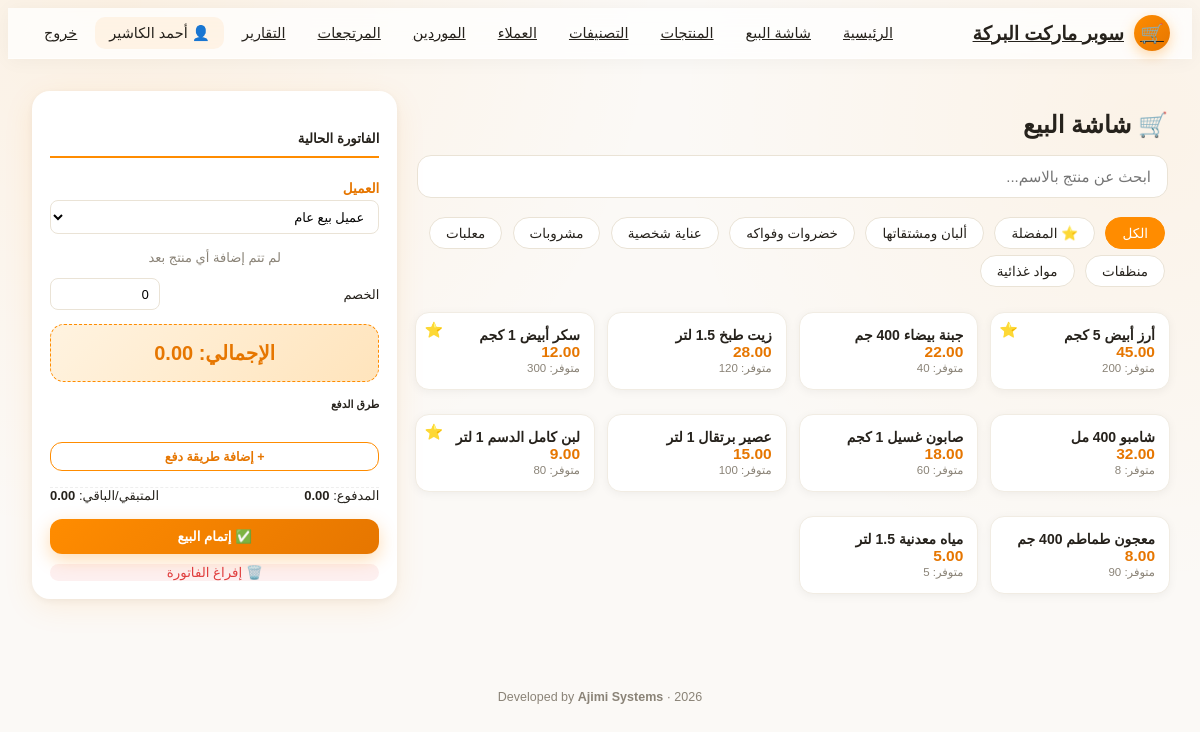
Page /sales/pos.php (signed in) on the committed database.
### tables this page shows
CREATE TABLE IF NOT EXISTS categories (
    id INT AUTO_INCREMENT PRIMARY KEY,
    name VARCHAR(100) NOT NULL
);

CREATE TABLE IF NOT EXISTS products (
    id INT AUTO_INCREMENT PRIMARY KEY,
    name VARCHAR(150) NOT NULL,
    category_id INT NULL,
    unit_price DECIMAL(10,2) NOT NULL DEFAULT 0,
    cost_price DECIMAL(10,2) NOT NULL DEFAULT 0,
    quantity INT NOT NULL DEFAULT 0,
    min_quantity INT NOT NULL DEFAULT 10,
    expiry_date DATE NOT NULL,
    barcode VARCHAR(50),
    description TEXT,
    image VARCHAR(255),
    is_favorite TINYINT(1) DEFAULT 0,
    active TINYINT(1) DEFAULT 1,
    supplier_id INT NULL,
    created_at TIMESTAMP DEFAULT CURRENT_TIMESTAMP,
    FOREIGN KEY (category_id) REFERENCES categories(id) ON DELETE SET NULL,
    FOREIGN KEY (supplier_id) REFERENCES suppliers(id) ON DELETE SET NULL
);

### sales/pos.php (the view, shortened to what this page needs)
<?php
require_once __DIR__ . '/../includes/functions.php';
$products = $pdo->query("
    SELECT m.id, m.name, m.unit_price, m.quantity, m.is_favorite, m.category_id, m.image
    FROM products m WHERE m.active = 1 AND m.quantity > 0 ORDER BY m.name
")->fetchAll();
$categories = $pdo->query("SELECT id, name FROM categories ORDER BY name")->fetchAll();
$customers = $pdo->query("SELECT id, name FROM customers ORDER BY is_default DESC, name")->fetchAll();
require_once __DIR__ . '/../includes/header.php';
?>
<div class="row g-4">
    <div class="col-lg-8">
        <h2 class="mb-3">🛒 شاشة البيع</h2>
        <input type="text" id="searchBox" class="pos-search w-100 mb-3" placeholder="ابحث عن منتج بالاسم...">
        <div class="mb-3">
            <span class="category-pill active" data-cat="all" onclick="filterCategory(this,'all')">الكل</span>
            <span class="category-pill" data-cat="fav" onclick="filterCategory(this,'fav')">⭐ المفضلة</span>
            <?php foreach ($categories as $c): ?>
                <span class="category-pill" data-cat="<?php echo $c['id']; ?>" onclick="filterCategory(this,'<?php echo $c['id']; ?>')"><?php echo htmlspecialchars($c['name']); ?></span>
            <?php endforeach; ?>
        </div>
        <div class="row g-2" id="productGrid">
            <?php foreach ($products as $m): ?>
                <div class="col-6 col-md-4 col-lg-3 product-item"
                     data-cat="<?php echo $m['category_id']; ?>"
                     data-fav="<?php echo $m['is_favorite']; ?>"
                     data-name="<?php echo htmlspecialchars(strtolower($m['name'])); ?>">
                    <div class="product-card"
                         data-id="<?php echo $m['id']; ?>"
                         data-name="<?php echo htmlspecialchars($m['name']); ?>"
                         data-price="<?php echo $m['unit_price']; ?>"
                         data-stock="<?php echo $m['quantity']; ?>"
                         onclick="addToOrder(this)">
                        <?php if ($m['is_favorite']): ?><span class="fav-star">⭐</span><?php endif; ?>
                        <div class="p-name"><?php echo htmlspecialchars($m['name']); ?></div>
                        <div class="p-price"><?php echo number_format($m['unit_price'], 2); ?></div>
                        <div class="p-stock">متوفر: <?php echo $m['quantity']; ?></div>
                    </div>
                </div>
            <?php endforeach; ?>
        </div>
    </div>
    <div class="col-lg-4">
        <div class="order-panel">
            <h5>الفاتورة الحالية</h5>
            <label class="form-label mt-2">العميل</label>
            <select id="customerId" class="form-select form-select-sm">
                <?php foreach ($customers as $c): ?>
                    <option value="<?php echo $c['id']; ?>"><?php echo htmlspecialchars($c['name']); ?></option>
                <?php endforeach; ?>
            </select>
            <p class="text-center text-muted small" id="emptyMsg">لم تتم إضافة أي منتج بعد</p>
            <div class="d-flex justify-content-between align-items-center mt-2">
                <span class="small">الخصم</span>
                <input type="number" id="discount" class="form-control form-control-sm" style="width:110px" value="0" min="0" onchange="renderOrder()">
            </div>
            <div class="grand-total-box">الإجمالي: <span id="grandTotal">0.00</span></div>
            <h6 class="mt-3">طرق الدفع</h6>
            <button type="button" class="btn btn-outline-orange btn-sm w-100 mt-1" onclick="addPaymentRow()">+ إضافة طريقة دفع</button>
            <div class="d-flex justify-content-between small mt-3 pt-2" style="border-top:1px dashed #eee">
                <span>المدفوع: <strong id="paidAmount">0.00</strong></span>
                <span>المتبقي/الباقي: <strong id="remainingAmount">0.00</strong></span>
            </div>
            <button class="btn btn-orange w-100 mt-3" onclick="checkout()">✅ إتمام البيع</button>
            <button class="btn btn-soft-danger w-100 mt-2" onclick="clearOrder()">🗑️ إفراغ الفاتورة</button>
        </div>
    </div>
</div>
<?php require_once __DIR__ . '/../includes/footer.php'; ?>

### rows in the picture
categories: name "ألبان ومشتقاتها"
categories: name "خضروات وفواكه"
categories: name "عناية شخصية"
categories: name "مشروبات"
categories: name "معلبات"
categories: name "منظفات"
categories: name "مواد غذائية"
products: name "أرز أبيض 5 كجم", unit_price "45.00", quantity "200"
products: name "جبنة بيضاء 400 جم", unit_price "22.00", quantity "40"
products: name "زيت طبخ 1.5 لتر", unit_price "28.00", quantity "120"
products: name "سكر أبيض 1 كجم", unit_price "12.00", quantity "300"
products: name "شامبو 400 مل", unit_price "32.00", quantity "8"
products: name "صابون غسيل 1 كجم", unit_price "18.00", quantity "60"
products: name "عصير برتقال 1 لتر", unit_price "15.00", quantity "100"
products: name "لبن كامل الدسم 1 لتر", unit_price "9.00", quantity "80"
products: name "معجون طماطم 400 جم", unit_price "8.00", quantity "90"
products: name "مياه معدنية 1.5 لتر", unit_price "5.00", quantity "5"

### other values in the picture
$storeName "سوبر ماركت البركة"
$_SESSION['full_name'] "أحمد الكاشير"
form field value "عميل بيع عام"
